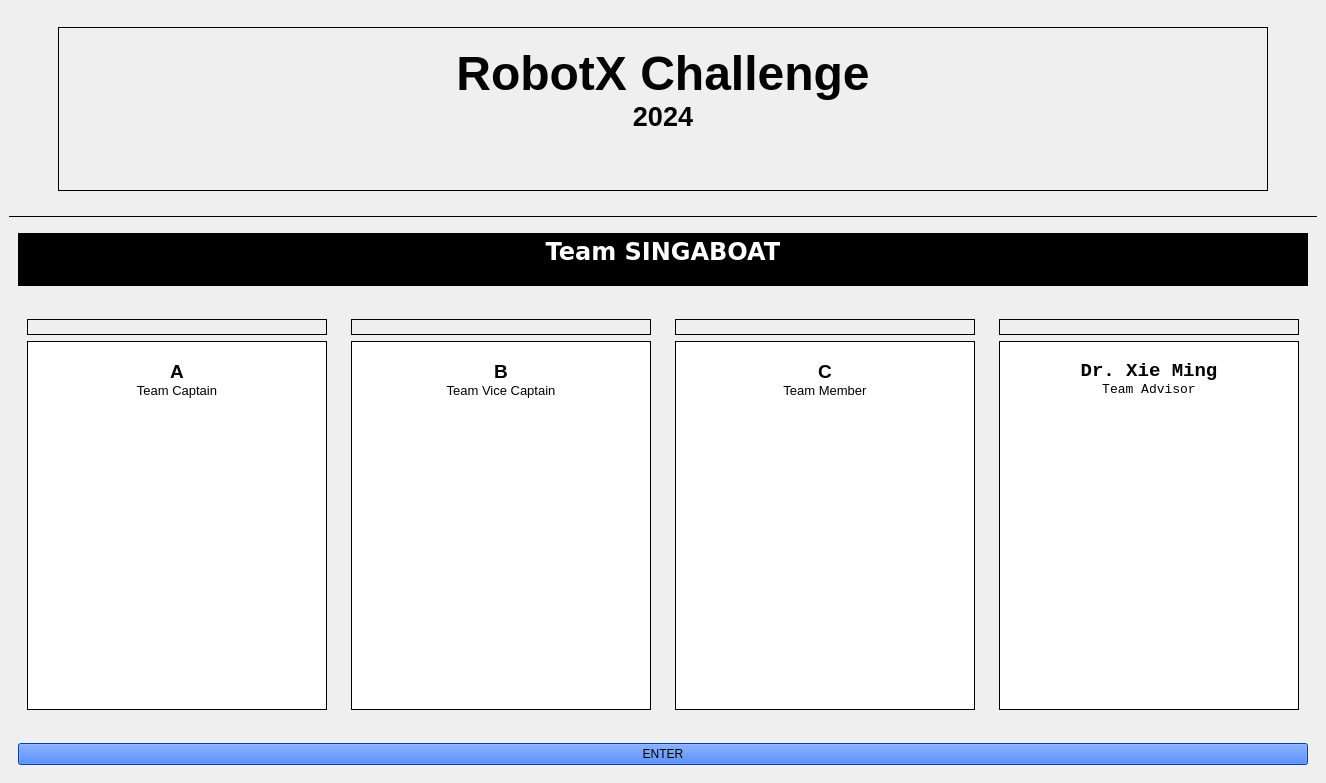
<?xml version="1.0" encoding="UTF-8"?>
<ui version="4.0">
 <class>MainWindow</class>
 <widget class="QMainWindow" name="MainWindow">
  <property name="geometry">
   <rect>
    <x>0</x>
    <y>0</y>
    <width>1326</width>
    <height>783</height>
   </rect>
  </property>
  <property name="windowTitle">
   <string>MainWindow</string>
  </property>
  <widget class="QWidget" name="centralwidget">
   <property name="styleSheet">
    <string notr="true"/>
   </property>
   <layout class="QVBoxLayout" name="verticalLayout">
    <item>
     <widget class="QWidget" name="widget" native="true">
      <property name="sizePolicy">
       <sizepolicy hsizetype="Preferred" vsizetype="Preferred">
        <horstretch>0</horstretch>
        <verstretch>0</verstretch>
       </sizepolicy>
      </property>
      <property name="maximumSize">
       <size>
        <width>16777215</width>
        <height>200</height>
       </size>
      </property>
      <layout class="QHBoxLayout" name="horizontalLayout">
       <item>
        <widget class="QWidget" name="widget_5" native="true">
         <property name="layoutDirection">
          <enum>Qt::RightToLeft</enum>
         </property>
         <layout class="QHBoxLayout" name="horizontalLayout_2">
          <item>
           <widget class="QLabel" name="label">
            <property name="maximumSize">
             <size>
              <width>300</width>
              <height>16777215</height>
             </size>
            </property>
            <property name="text">
             <string/>
            </property>
            <property name="pixmap">
             <pixmap resource="gui_tut/images.qrc">:/newPrefix/Images/robotx logo_vert.png</pixmap>
            </property>
            <property name="scaledContents">
             <bool>true</bool>
            </property>
           </widget>
          </item>
         </layout>
        </widget>
       </item>
       <item>
        <widget class="QWidget" name="widget_6" native="true">
         <property name="minimumSize">
          <size>
           <width>660</width>
           <height>182</height>
          </size>
         </property>
         <property name="autoFillBackground">
          <bool>false</bool>
         </property>
         <layout class="QHBoxLayout" name="horizontalLayout_3">
          <item>
           <widget class="QTextBrowser" name="textBrowser">
            <property name="styleSheet">
             <string notr="true">*{
background:Transparent;
}</string>
            </property>
            <property name="inputMethodHints">
             <set>Qt::ImhMultiLine</set>
            </property>
            <property name="frameShape">
             <enum>QFrame::Box</enum>
            </property>
            <property name="frameShadow">
             <enum>QFrame::Plain</enum>
            </property>
            <property name="lineWidth">
             <number>1</number>
            </property>
            <property name="sizeAdjustPolicy">
             <enum>QAbstractScrollArea::AdjustIgnored</enum>
            </property>
            <property name="html">
             <string>&lt;!DOCTYPE HTML PUBLIC &quot;-//W3C//DTD HTML 4.0//EN&quot; &quot;http://www.w3.org/TR/REC-html40/strict.dtd&quot;&gt;
&lt;html&gt;&lt;head&gt;&lt;meta name=&quot;qrichtext&quot; content=&quot;1&quot; /&gt;&lt;style type=&quot;text/css&quot;&gt;
p, li { white-space: pre-wrap; }
&lt;/style&gt;&lt;/head&gt;&lt;body style=&quot; font-family:'Sans Serif'; font-size:9pt; font-weight:400; font-style:normal;&quot;&gt;
&lt;p align=&quot;center&quot; style=&quot;-qt-paragraph-type:empty; margin-top:0px; margin-bottom:0px; margin-left:0px; margin-right:0px; -qt-block-indent:0; text-indent:0px;&quot;&gt;&lt;br /&gt;&lt;/p&gt;
&lt;p align=&quot;center&quot; style=&quot; margin-top:0px; margin-bottom:0px; margin-left:0px; margin-right:0px; -qt-block-indent:0; text-indent:0px;&quot;&gt;&lt;span style=&quot; font-size:36pt; font-weight:600; color:#030303;&quot;&gt;RobotX Challenge&lt;/span&gt;&lt;/p&gt;
&lt;p align=&quot;center&quot; style=&quot; margin-top:0px; margin-bottom:0px; margin-left:0px; margin-right:0px; -qt-block-indent:0; text-indent:0px;&quot;&gt;&lt;span style=&quot; font-size:20pt; font-weight:600; color:#030303;&quot;&gt;2024&lt;/span&gt;&lt;/p&gt;&lt;/body&gt;&lt;/html&gt;</string>
            </property>
           </widget>
          </item>
         </layout>
        </widget>
       </item>
       <item>
        <widget class="QWidget" name="widget_7" native="true">
         <property name="maximumSize">
          <size>
           <width>300</width>
           <height>16777215</height>
          </size>
         </property>
         <layout class="QHBoxLayout" name="horizontalLayout_4">
          <item>
           <widget class="QLabel" name="label_2">
            <property name="text">
             <string/>
            </property>
            <property name="pixmap">
             <pixmap resource="gui_tut/images.qrc">:/newPrefix/Images/pngegg.png</pixmap>
            </property>
            <property name="scaledContents">
             <bool>true</bool>
            </property>
           </widget>
          </item>
         </layout>
        </widget>
       </item>
      </layout>
     </widget>
    </item>
    <item>
     <widget class="Line" name="line">
      <property name="minimumSize">
       <size>
        <width>0</width>
        <height>0</height>
       </size>
      </property>
      <property name="frameShadow">
       <enum>QFrame::Plain</enum>
      </property>
      <property name="lineWidth">
       <number>1</number>
      </property>
      <property name="orientation">
       <enum>Qt::Horizontal</enum>
      </property>
     </widget>
    </item>
    <item>
     <widget class="QWidget" name="widget_2" native="true">
      <property name="minimumSize">
       <size>
        <width>0</width>
        <height>70</height>
       </size>
      </property>
      <property name="maximumSize">
       <size>
        <width>16777215</width>
        <height>16777215</height>
       </size>
      </property>
      <layout class="QHBoxLayout" name="horizontalLayout_5">
       <item>
        <widget class="QTextBrowser" name="textBrowser_2">
         <property name="sizePolicy">
          <sizepolicy hsizetype="Preferred" vsizetype="Preferred">
           <horstretch>0</horstretch>
           <verstretch>0</verstretch>
          </sizepolicy>
         </property>
         <property name="maximumSize">
          <size>
           <width>16777215</width>
           <height>16777215</height>
          </size>
         </property>
         <property name="font">
          <font>
           <family>Bitstream Vera Sans</family>
          </font>
         </property>
         <property name="styleSheet">
          <string notr="true">*{
background:rgb(0, 0, 0);
}</string>
         </property>
         <property name="frameShape">
          <enum>QFrame::NoFrame</enum>
         </property>
         <property name="frameShadow">
          <enum>QFrame::Plain</enum>
         </property>
         <property name="html">
          <string>&lt;!DOCTYPE HTML PUBLIC &quot;-//W3C//DTD HTML 4.0//EN&quot; &quot;http://www.w3.org/TR/REC-html40/strict.dtd&quot;&gt;
&lt;html&gt;&lt;head&gt;&lt;meta name=&quot;qrichtext&quot; content=&quot;1&quot; /&gt;&lt;style type=&quot;text/css&quot;&gt;
p, li { white-space: pre-wrap; }
&lt;/style&gt;&lt;/head&gt;&lt;body style=&quot; font-family:'Bitstream Vera Sans'; font-size:9pt; font-weight:400; font-style:normal;&quot;&gt;
&lt;p align=&quot;center&quot; style=&quot; margin-top:0px; margin-bottom:0px; margin-left:0px; margin-right:0px; -qt-block-indent:0; text-indent:0px;&quot;&gt;&lt;span style=&quot; font-family:'Sans Serif'; font-size:18pt; font-weight:600; color:#ffffff;&quot;&gt;Team SINGABOAT&lt;/span&gt;&lt;/p&gt;&lt;/body&gt;&lt;/html&gt;</string>
         </property>
        </widget>
       </item>
      </layout>
     </widget>
    </item>
    <item>
     <widget class="QWidget" name="widget_3" native="true">
      <property name="styleSheet">
       <string notr="true"/>
      </property>
      <layout class="QHBoxLayout" name="horizontalLayout_6">
       <item>
        <widget class="QWidget" name="widget_8" native="true">
         <property name="minimumSize">
          <size>
           <width>318</width>
           <height>409</height>
          </size>
         </property>
         <layout class="QVBoxLayout" name="verticalLayout_2">
          <item>
           <widget class="QLabel" name="label_3">
            <property name="maximumSize">
             <size>
              <width>16777215</width>
              <height>16777215</height>
             </size>
            </property>
            <property name="frameShape">
             <enum>QFrame::Box</enum>
            </property>
            <property name="text">
             <string/>
            </property>
            <property name="pixmap">
             <pixmap resource="gui_tut/images.qrc">:/newPrefix/Images/RobotX.png</pixmap>
            </property>
            <property name="scaledContents">
             <bool>true</bool>
            </property>
           </widget>
          </item>
          <item>
           <widget class="QTextBrowser" name="textBrowser_3">
            <property name="maximumSize">
             <size>
              <width>16777215</width>
              <height>16777215</height>
             </size>
            </property>
            <property name="frameShape">
             <enum>QFrame::Box</enum>
            </property>
            <property name="frameShadow">
             <enum>QFrame::Plain</enum>
            </property>
            <property name="html">
             <string>&lt;!DOCTYPE HTML PUBLIC &quot;-//W3C//DTD HTML 4.0//EN&quot; &quot;http://www.w3.org/TR/REC-html40/strict.dtd&quot;&gt;
&lt;html&gt;&lt;head&gt;&lt;meta name=&quot;qrichtext&quot; content=&quot;1&quot; /&gt;&lt;style type=&quot;text/css&quot;&gt;
p, li { white-space: pre-wrap; }
&lt;/style&gt;&lt;/head&gt;&lt;body style=&quot; font-family:'Sans Serif'; font-size:9pt; font-weight:400; font-style:normal;&quot;&gt;
&lt;p align=&quot;center&quot; style=&quot;-qt-paragraph-type:empty; margin-top:0px; margin-bottom:0px; margin-left:0px; margin-right:0px; -qt-block-indent:0; text-indent:0px;&quot;&gt;&lt;br /&gt;&lt;/p&gt;
&lt;p align=&quot;center&quot; style=&quot; margin-top:0px; margin-bottom:0px; margin-left:0px; margin-right:0px; -qt-block-indent:0; text-indent:0px;&quot;&gt;&lt;span style=&quot; font-family:'Monospace'; font-size:14pt; font-weight:600;&quot;&gt;A&lt;/span&gt;&lt;/p&gt;
&lt;p align=&quot;center&quot; style=&quot; margin-top:0px; margin-bottom:0px; margin-left:0px; margin-right:0px; -qt-block-indent:0; text-indent:0px;&quot;&gt;&lt;span style=&quot; font-family:'Monospace'; font-size:10pt;&quot;&gt;Team Captain&lt;/span&gt;&lt;/p&gt;&lt;/body&gt;&lt;/html&gt;</string>
            </property>
           </widget>
          </item>
         </layout>
        </widget>
       </item>
       <item>
        <widget class="QWidget" name="widget_9" native="true">
         <property name="minimumSize">
          <size>
           <width>318</width>
           <height>409</height>
          </size>
         </property>
         <layout class="QVBoxLayout" name="verticalLayout_4">
          <item>
           <widget class="QLabel" name="label_4">
            <property name="maximumSize">
             <size>
              <width>16777215</width>
              <height>16777215</height>
             </size>
            </property>
            <property name="frameShape">
             <enum>QFrame::Box</enum>
            </property>
            <property name="text">
             <string/>
            </property>
            <property name="pixmap">
             <pixmap resource="gui_tut/images.qrc">:/newPrefix/Images/RobotX.png</pixmap>
            </property>
            <property name="scaledContents">
             <bool>true</bool>
            </property>
           </widget>
          </item>
          <item>
           <widget class="QTextBrowser" name="textBrowser_4">
            <property name="maximumSize">
             <size>
              <width>16777215</width>
              <height>16777215</height>
             </size>
            </property>
            <property name="frameShape">
             <enum>QFrame::Box</enum>
            </property>
            <property name="frameShadow">
             <enum>QFrame::Plain</enum>
            </property>
            <property name="html">
             <string>&lt;!DOCTYPE HTML PUBLIC &quot;-//W3C//DTD HTML 4.0//EN&quot; &quot;http://www.w3.org/TR/REC-html40/strict.dtd&quot;&gt;
&lt;html&gt;&lt;head&gt;&lt;meta name=&quot;qrichtext&quot; content=&quot;1&quot; /&gt;&lt;style type=&quot;text/css&quot;&gt;
p, li { white-space: pre-wrap; }
&lt;/style&gt;&lt;/head&gt;&lt;body style=&quot; font-family:'Sans Serif'; font-size:9pt; font-weight:400; font-style:normal;&quot;&gt;
&lt;p align=&quot;center&quot; style=&quot;-qt-paragraph-type:empty; margin-top:0px; margin-bottom:0px; margin-left:0px; margin-right:0px; -qt-block-indent:0; text-indent:0px;&quot;&gt;&lt;br /&gt;&lt;/p&gt;
&lt;p align=&quot;center&quot; style=&quot; margin-top:0px; margin-bottom:0px; margin-left:0px; margin-right:0px; -qt-block-indent:0; text-indent:0px;&quot;&gt;&lt;span style=&quot; font-family:'Monospace'; font-size:14pt; font-weight:600;&quot;&gt;B&lt;/span&gt;&lt;/p&gt;
&lt;p align=&quot;center&quot; style=&quot; margin-top:0px; margin-bottom:0px; margin-left:0px; margin-right:0px; -qt-block-indent:0; text-indent:0px;&quot;&gt;&lt;span style=&quot; font-family:'Monospace'; font-size:10pt;&quot;&gt;Team Vice Captain&lt;/span&gt;&lt;/p&gt;&lt;/body&gt;&lt;/html&gt;</string>
            </property>
           </widget>
          </item>
         </layout>
        </widget>
       </item>
       <item>
        <widget class="QWidget" name="widget_10" native="true">
         <property name="minimumSize">
          <size>
           <width>318</width>
           <height>409</height>
          </size>
         </property>
         <layout class="QVBoxLayout" name="verticalLayout_3">
          <item>
           <widget class="QLabel" name="label_5">
            <property name="maximumSize">
             <size>
              <width>16777215</width>
              <height>16777215</height>
             </size>
            </property>
            <property name="frameShape">
             <enum>QFrame::Box</enum>
            </property>
            <property name="text">
             <string/>
            </property>
            <property name="pixmap">
             <pixmap resource="gui_tut/images.qrc">:/newPrefix/Images/RobotX.png</pixmap>
            </property>
            <property name="scaledContents">
             <bool>true</bool>
            </property>
           </widget>
          </item>
          <item>
           <widget class="QTextBrowser" name="textBrowser_5">
            <property name="maximumSize">
             <size>
              <width>16777215</width>
              <height>16777215</height>
             </size>
            </property>
            <property name="frameShape">
             <enum>QFrame::Box</enum>
            </property>
            <property name="frameShadow">
             <enum>QFrame::Plain</enum>
            </property>
            <property name="html">
             <string>&lt;!DOCTYPE HTML PUBLIC &quot;-//W3C//DTD HTML 4.0//EN&quot; &quot;http://www.w3.org/TR/REC-html40/strict.dtd&quot;&gt;
&lt;html&gt;&lt;head&gt;&lt;meta name=&quot;qrichtext&quot; content=&quot;1&quot; /&gt;&lt;style type=&quot;text/css&quot;&gt;
p, li { white-space: pre-wrap; }
&lt;/style&gt;&lt;/head&gt;&lt;body style=&quot; font-family:'Sans Serif'; font-size:9pt; font-weight:400; font-style:normal;&quot;&gt;
&lt;p align=&quot;center&quot; style=&quot;-qt-paragraph-type:empty; margin-top:0px; margin-bottom:0px; margin-left:0px; margin-right:0px; -qt-block-indent:0; text-indent:0px;&quot;&gt;&lt;br /&gt;&lt;/p&gt;
&lt;p align=&quot;center&quot; style=&quot; margin-top:0px; margin-bottom:0px; margin-left:0px; margin-right:0px; -qt-block-indent:0; text-indent:0px;&quot;&gt;&lt;span style=&quot; font-family:'Monospace'; font-size:14pt; font-weight:600;&quot;&gt;C&lt;/span&gt;&lt;/p&gt;
&lt;p align=&quot;center&quot; style=&quot; margin-top:0px; margin-bottom:0px; margin-left:0px; margin-right:0px; -qt-block-indent:0; text-indent:0px;&quot;&gt;&lt;span style=&quot; font-family:'Monospace'; font-size:10pt;&quot;&gt;Team Member&lt;/span&gt;&lt;/p&gt;&lt;/body&gt;&lt;/html&gt;</string>
            </property>
           </widget>
          </item>
         </layout>
        </widget>
       </item>
       <item>
        <widget class="QWidget" name="widget_11" native="true">
         <property name="minimumSize">
          <size>
           <width>318</width>
           <height>409</height>
          </size>
         </property>
         <layout class="QVBoxLayout" name="verticalLayout_5">
          <item>
           <widget class="QLabel" name="label_6">
            <property name="maximumSize">
             <size>
              <width>16777215</width>
              <height>16777215</height>
             </size>
            </property>
            <property name="styleSheet">
             <string notr="true"/>
            </property>
            <property name="frameShape">
             <enum>QFrame::Box</enum>
            </property>
            <property name="text">
             <string/>
            </property>
            <property name="pixmap">
             <pixmap resource="gui_tut/images.qrc">:/newPrefix/Images/Prof_Xie_Ming.jpg</pixmap>
            </property>
            <property name="scaledContents">
             <bool>true</bool>
            </property>
           </widget>
          </item>
          <item>
           <widget class="QTextBrowser" name="textBrowser_6">
            <property name="maximumSize">
             <size>
              <width>16777215</width>
              <height>16777215</height>
             </size>
            </property>
            <property name="font">
             <font>
              <family>Monospace</family>
             </font>
            </property>
            <property name="frameShape">
             <enum>QFrame::Box</enum>
            </property>
            <property name="frameShadow">
             <enum>QFrame::Plain</enum>
            </property>
            <property name="html">
             <string>&lt;!DOCTYPE HTML PUBLIC &quot;-//W3C//DTD HTML 4.0//EN&quot; &quot;http://www.w3.org/TR/REC-html40/strict.dtd&quot;&gt;
&lt;html&gt;&lt;head&gt;&lt;meta name=&quot;qrichtext&quot; content=&quot;1&quot; /&gt;&lt;style type=&quot;text/css&quot;&gt;
p, li { white-space: pre-wrap; }
&lt;/style&gt;&lt;/head&gt;&lt;body style=&quot; font-family:'Monospace'; font-size:9pt; font-weight:400; font-style:normal;&quot;&gt;
&lt;p align=&quot;center&quot; style=&quot;-qt-paragraph-type:empty; margin-top:0px; margin-bottom:0px; margin-left:0px; margin-right:0px; -qt-block-indent:0; text-indent:0px;&quot;&gt;&lt;br /&gt;&lt;/p&gt;
&lt;p align=&quot;center&quot; style=&quot; margin-top:0px; margin-bottom:0px; margin-left:0px; margin-right:0px; -qt-block-indent:0; text-indent:0px;&quot;&gt;&lt;span style=&quot; font-size:14pt; font-weight:600;&quot;&gt;Dr. Xie Ming&lt;/span&gt;&lt;/p&gt;
&lt;p align=&quot;center&quot; style=&quot; margin-top:0px; margin-bottom:0px; margin-left:0px; margin-right:0px; -qt-block-indent:0; text-indent:0px;&quot;&gt;&lt;span style=&quot; font-size:10pt;&quot;&gt;Team Advisor&lt;/span&gt;&lt;/p&gt;&lt;/body&gt;&lt;/html&gt;</string>
            </property>
           </widget>
          </item>
         </layout>
        </widget>
       </item>
      </layout>
     </widget>
    </item>
    <item>
     <widget class="QWidget" name="widget_4" native="true">
      <property name="maximumSize">
       <size>
        <width>16777215</width>
        <height>16777215</height>
       </size>
      </property>
      <layout class="QHBoxLayout" name="horizontalLayout_7">
       <item>
        <widget class="QPushButton" name="pushButton">
         <property name="sizePolicy">
          <sizepolicy hsizetype="Preferred" vsizetype="Preferred">
           <horstretch>0</horstretch>
           <verstretch>0</verstretch>
          </sizepolicy>
         </property>
         <property name="maximumSize">
          <size>
           <width>16777215</width>
           <height>16777215</height>
          </size>
         </property>
         <property name="autoFillBackground">
          <bool>false</bool>
         </property>
         <property name="styleSheet">
          <string notr="true">QPushButton{
	background-color: rgb(0, 85, 255);
}</string>
         </property>
         <property name="text">
          <string>ENTER</string>
         </property>
         <property name="iconSize">
          <size>
           <width>16</width>
           <height>16</height>
          </size>
         </property>
        </widget>
       </item>
      </layout>
     </widget>
    </item>
   </layout>
   <zorder>widget_3</zorder>
   <zorder>widget</zorder>
   <zorder>widget_2</zorder>
   <zorder>widget_4</zorder>
   <zorder>line</zorder>
  </widget>
  <action name="actionExit">
   <property name="text">
    <string>Exit</string>
   </property>
  </action>
  <action name="actionClose">
   <property name="text">
    <string>Close</string>
   </property>
  </action>
 </widget>
 <resources>
  <include location="gui_tut/images.qrc"/>
  <include location="../../.designer/backup/images.qrc"/>
 </resources>
 <connections/>
</ui>
